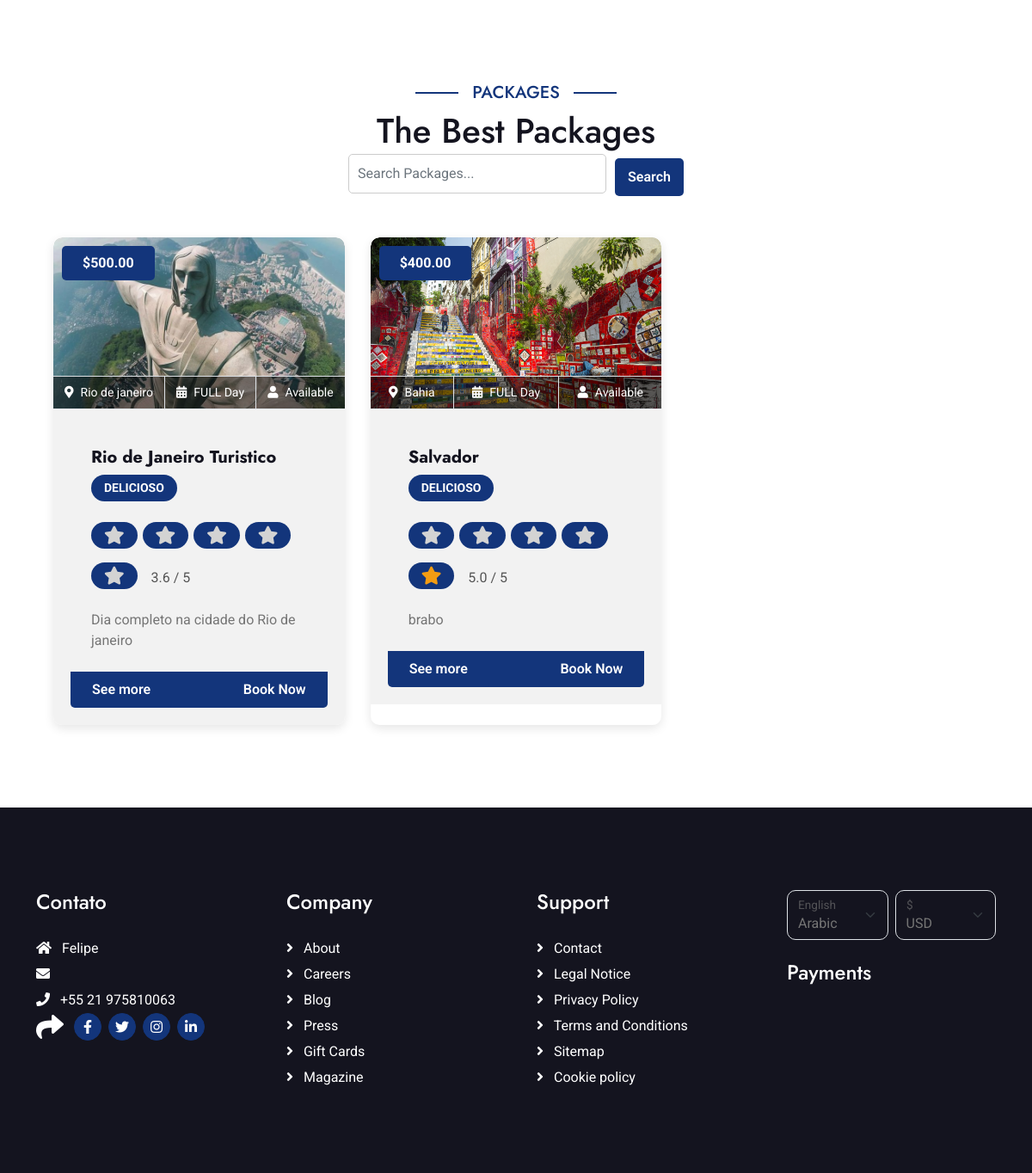
Page /packages/ on the committed database.
### packages/models.py (models this page shows, shortened)
class TravelPackage(models.Model):
    name = models.CharField(max_length=255)
    destination = models.CharField(max_length=255)
    package_type = models.CharField(max_length=50, choices=[
        ('Beach', 'Beach'),
        ('Adventure', 'Adventure'),
        ('Cultural', 'Cultural'),
        ('Family', 'Family'),
        ('Relaxation', 'Relaxation'),
        ('City', 'City'),
    ])
    price = models.DecimalField(max_digits=10, decimal_places=2)
    duration = models.CharField(max_length=50)
    rating = models.DecimalField(max_digits=3, decimal_places=1)
    description = models.TextField()
    available = models.BooleanField(default=True)
    tags = models.ManyToManyField('Tag', related_name='travel_packages', blank=True)
    image = models.ImageField(upload_to="packages/", null=True, blank=True)

class Tag(models.Model):
    name = models.CharField(max_length=50, unique=True)
    def __str__(self):
        return self.name

### packages/views.py (the view)
# urls.py: path('', travel_package_list, name='travel_packages_list'),
def travel_package_list(request):
    travel_packages = TravelPackage.objects.all()
    search_query = request.GET.get('search', '')
    if search_query:
        travel_packages = travel_packages.filter(name__icontains=search_query) | travel_packages.filter(description__icontains=search_query)
    ratings_range = range(1, 6)
    return render(request, 'travel_package_list.html', {
        'packages': travel_packages,
        'ratings_range': ratings_range
    })

### templates/travel_package_list.html
{% extends 'base.html' %}
{% block content %}
<div id="packages" class="container-fluid packages py-5">
    <div class="container py-5">
        <div class="mx-auto text-center mb-5" style="max-width: 900px;">
            <h5 class="section-title px-3">Packages</h5>
            <h1 class="mb-0">The Best Packages</h1>
            <form method="GET" action="{% url 'travel_packages_list' %}" class="search-form mb-4">
                <input type="text" name="search" placeholder="Search Packages..." class="form-control" value="{{ request.GET.search }}">
                <button type="submit" class="btn btn-primary mt-2">Search</button>
            </form>
        </div>
        <div class="packages-grid">
            {% for package in packages %}
            <div class="packages-item">
                <div class="packages-img">
                    {% load static %}
                    <img src="/media/{{ package.image }}" class="img-fluid w-100 rounded-top" alt="Image">
                    <div class="packages-info d-flex border border-start-0 border-end-0 position-absolute" style="width: 100%; bottom: 0; left: 0; z-index: 5;">
                        <small class="flex-fill text-center border-end py-2"><i class="fa fa-map-marker-alt me-2"></i>{{ package.destination }}</small>
                        <small class="flex-fill text-center border-end py-2"><i class="fa fa-calendar-alt me-2"></i>{{ package.duration }}</small>
                        <small class="flex-fill text-center py-2"><i class="fa fa-user me-2"></i>{% if package.available %}Available{% else %}Not Available{% endif %}</small>
                    </div>
                    <div class="packages-price py-2 px-4"> ${{ package.price }}</div>
                </div>
                <div class="packages-content bg-light">
                    <div class="p-4 pb-0">
                        <h5 class="mb-0">{{ package.name }}</h5>
                        <div>
                            {% for tag in package.tags.all %}
                            <small class="mb-3" style="display: inline-block; text-transform: uppercase; font-weight: bold; color: #fff; background-color: #13357B; padding: 5px 15px; border-radius: 20px; font-size: 0.875em; margin-bottom: 8px; margin-top: 8px;">
                                {{ tag }}
                            </small>
                            {% endfor %}
                        </div>
                        <div class="mb-3 star-rating">
                            {% for i in ratings_range %}
                                {% if i == package.rating %}
                                    <small class="fa fa-star filled"></small>
                                {% else %}
                                    <small class="fa fa-star"></small>
                                {% endif %}
                            {% endfor %}
                            <span>{{ package.rating }} / 5</span>
                        </div>
                        <p class="mb-4">{{ package.description|truncatewords:12 }}</p>
                    </div>
                    <div class="row bg-primary rounded-bottom mx-0">
                        <div class="col-6 text-start px-0">
                            <a href="#" class="btn-hover btn text-white py-2 px-4">See more</a>
                        </div>
                        <div class="col-6 text-end px-0">
                            <a href="{% url 'booking_handler_view' package_id=package.id %}" class="btn-hover btn text-white py-2 px-4">Book Now</a>
                        </div>
                    </div>
                </div>
            </div>
            {% endfor %}
        </div>
    </div>
</div>
{% include 'footer.html' %}
{% endblock %}

### templates/base.html (shortened to what this page needs)
{% load static %}
<!DOCTYPE html>
<html lang="en">
    <head>
        <link rel="stylesheet" href="https://use.fontawesome.com/releases/v5.15.4/css/all.css"/>
        <link href="https://cdn.jsdelivr.net/npm/bootstrap-icons@1.4.1/font/bootstrap-icons.css" rel="stylesheet">
        <link href="{% static 'css/bootstrap.min.css' %}" rel="stylesheet">
        <link href="{% static 'css/style.css' %}" rel="stylesheet">
    </head>
    <body>
        {% block content %}
        {% endblock %}
    </body>
</html>

### templates/footer.html (shortened to what this page needs)
<div class="container-fluid footer py-5">
    <div class="container py-5">
        <div class="row g-5">
            <div class="col-md-6 col-lg-6 col-xl-3">
                <div class="footer-item d-flex flex-column">
                    <h4 class="mb-4 text-white">Contato</h4>
                    <a href=""><i class="fas fa-home me-2"></i> Felipe</a>
                    <a href=""><i class="fas fa-envelope me-2"></i></a>
                    <a href=""><i class="fas fa-phone me-2"></i> +55 21 975810063</a>
                    <div class="d-flex align-items-center">
                        <i class="fas fa-share fa-2x text-white me-2"></i>
                        <a class="btn-square btn btn-primary rounded-circle mx-1" href=""><i class="fab fa-facebook-f"></i></a>
                        <a class="btn-square btn btn-primary rounded-circle mx-1" href=""><i class="fab fa-twitter"></i></a>
                        <a class="btn-square btn btn-primary rounded-circle mx-1" href=""><i class="fab fa-instagram"></i></a>
                        <a class="btn-square btn btn-primary rounded-circle mx-1" href=""><i class="fab fa-linkedin-in"></i></a>
                    </div>
                </div>
            </div>
            <div class="col-md-6 col-lg-6 col-xl-3">
                <div class="footer-item d-flex flex-column">
                    <h4 class="mb-4 text-white">Company</h4>
                    <a href="#about"><i class="fas fa-angle-right me-2"></i> About</a>
                    <a href=""><i class="fas fa-angle-right me-2"></i> Careers</a>
                    <a href=""><i class="fas fa-angle-right me-2"></i> Blog</a>
                    <a href=""><i class="fas fa-angle-right me-2"></i> Press</a>
                    <a href=""><i class="fas fa-angle-right me-2"></i> Gift Cards</a>
                    <a href=""><i class="fas fa-angle-right me-2"></i> Magazine</a>
                </div>
            </div>
            <div class="col-md-6 col-lg-6 col-xl-3">
                <div class="footer-item d-flex flex-column">
                    <h4 class="mb-4 text-white">Support</h4>
                    <a href=""><i class="fas fa-angle-right me-2"></i> Contact</a>
                    <a href=""><i class="fas fa-angle-right me-2"></i> Legal Notice</a>
                    <a href=""><i class="fas fa-angle-right me-2"></i> Privacy Policy</a>
                    <a href=""><i class="fas fa-angle-right me-2"></i> Terms and Conditions</a>
                    <a href=""><i class="fas fa-angle-right me-2"></i> Sitemap</a>
                    <a href=""><i class="fas fa-angle-right me-2"></i> Cookie policy</a>
                </div>
            </div>
            <div class="col-md-6 col-lg-6 col-xl-3">
                <div class="footer-item">
                    <div class="row gy-3 gx-2 mb-4">
                        <div class="col-xl-6">
                            <form>
                                <div class="form-floating">
                                    <select class="form-select bg-dark border" id="select1">
                                        <option value="1">Arabic</option>
                                    </select>
                                    <label for="select1">English</label>
                                </div>
                            </form>
                        </div>
                        <div class="col-xl-6">
                            <form>
                                <div class="form-floating">
                                    <select class="form-select bg-dark border" id="select1">
                                        <option value="1">USD</option>
                                    </select>
                                    <label for="select1">$</label>
                                </div>
                            </form>
                        </div>
                    </div>
                    <h4 class="text-white mb-3">Payments</h4>
            </div>
        </div>
    </div>
</div>

### static/css/style.css (style rules this page uses)
.btn { font-weight: 600; transition: .5s; }
.btn-square { width: 32px; height: 32px; }
.btn-square, .btn-sm-square, .btn-md-square, .btn-lg-square { padding: 0; display: flex; align-items: center; justify-content: center; font-weight: normal; border-radius: 50%; }
.btn.btn-primary { box-shadow: inset 0 0 0 0 var(--bs-primary); }
.btn-hover { transition: 0.5s; }
.section-title { position: relative; display: inline-block; text-transform: uppercase; color: var(--bs-primary); }
.section-title::before { content: ""; width: 50px; position: absolute; top: 50%; right: 0; transform: translateY(-50%); margin-right: -50px; border: 1px solid var(--bs-primary) !important; }
.section-title::after { content: ""; width: 50px; position: absolute; top: 50%; left: 0; transform: translateY(-50%); margin-left: -50px; border: 1px solid var(--bs-primary) !important; }
.packages-grid { display: grid; grid-template-columns: repeat(auto-fill, minmax(280px, 1fr)); gap: 30px; padding: 0 20px; }
.packages-item { background-color: #fff; border-radius: 10px; overflow: hidden; box-shadow: 0 4px 12px rgba(0, 0, 0, 0.1); transition: transform 0.3s ease-in-out; height: 100%; }
.packages-img { position: relative; overflow: hidden; border-radius: 10px 10px 0 0; }
.packages-img img { width: 100%; height: 200px; object-fit: cover; }
.packages-info { position: absolute; bottom: 0; left: 0; z-index: 5; width: 100%; background: rgba(0, 0, 0, 0.5); color: #fff; }
.packages-info small { font-size: 0.875rem; padding: 5px; }
.packages-price { position: absolute; top: 10px; left: 10px; background-color: #13357B; color: #fff; padding: 10px; font-weight: bold; border-radius: 5px; }
.packages-content { padding: 20px; }
.packages-content h5 { font-size: 1.25rem; font-weight: bold; margin-bottom: 10px; }
.packages-content small { display: inline-block; text-transform: uppercase; font-weight: bold; color: #fff; background-color: #13357B; padding: 5px 15px; border-radius: 20px; font-size: 0.875em; margin-bottom: 8px; margin-top: 8px; }
.star-rating { margin-bottom: 10px; }
.star-rating small { color: #f7b924; }
.star-rating span { margin-left: 10px; font-size: 1rem; color: #555; }
.packages-content .btn-hover { background-color: #13357B; border-radius: 5px; padding: 10px 20px; color: #fff; text-align: center; text-decoration: none; display: inline-block; transition: background-color 0.3s ease; }
.packages-content .row { margin-top: 20px; }
.search-form { display: flex; justify-content: center; align-items: center; }
.search-form input { width: 300px; padding: 10px; margin-right: 10px; border-radius: 5px; border: 1px solid #ccc; }
.search-form button { padding: 10px 15px; background-color: #13357B; color: #fff; border: none; border-radius: 5px; cursor: pointer; }
.footer { background: var(--bs-dark); min-width: 100%; }
.footer .footer-item a { line-height: 30px; color: var(--bs-white); transition: 0.5s; }
.star-rating { font-size: 1.5em; }
.star-rating .fa-star { color: #d3d3d3; }
.star-rating .fa-star.filled { color: #f39c12; }

### rows in the picture
TravelPackage: image (picture), destination "Rio de janeiro", duration "FULL Day", available "Available", price "500.00", name "Rio de Janeiro Turistico", rating "3.6", description "Dia completo na cidade do Rio de janeiro"
Tag: name "DELICIOSO"
TravelPackage: image (picture), destination "Bahia", duration "FULL Day", available "Available", price "400.00", name "Salvador", rating "5.0", description "brabo"
